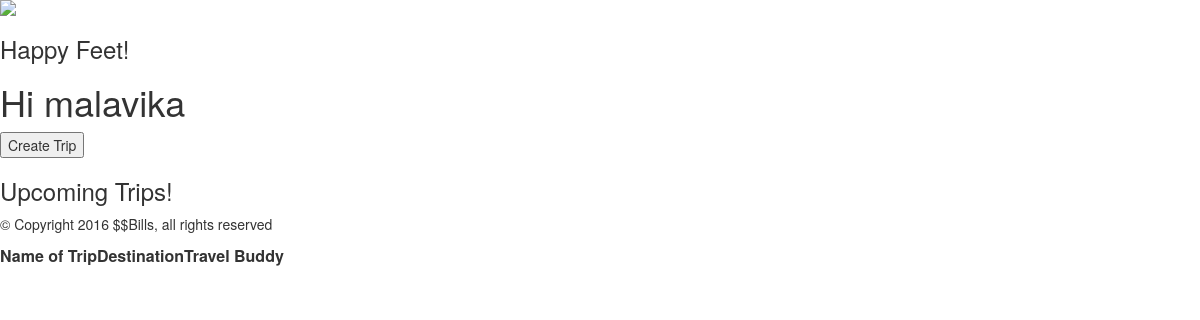
Page / (signed in) on the earlier database version.
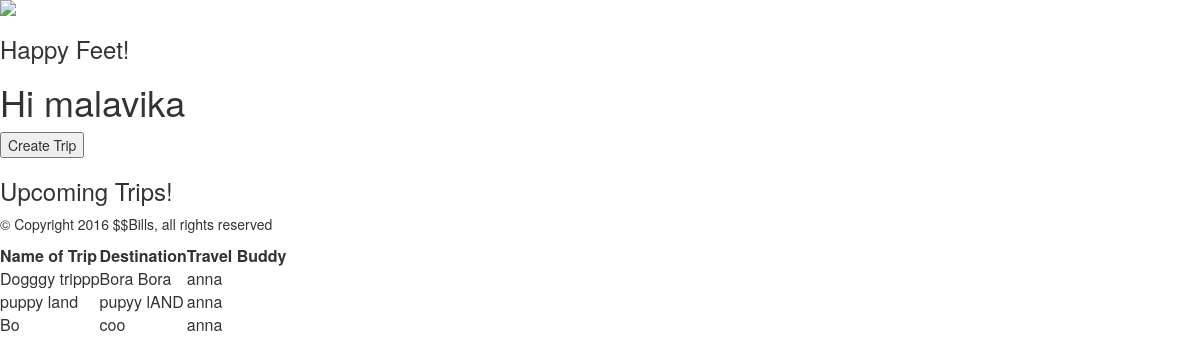
Same page on the later database version.
### tables this page shows
CREATE TABLE trips (
	-- trip_number integer not null,
	trip_name text not null,
	destination text not null,
	username text not null,
	friend text not null,
	foreign key(username) references users(username),
	primary key(trip_name, username)
);

### app/views.py (the view)
@app.route('/')
def index():
    username = ''
    if 'username' in session:
        username = session['username']
        trips = models.get_trips(username)
        return render_template('trips.html', name=username, trips=trips)
    else:
        return redirect('/login')

### app/models.py (called while the page is built)
def get_trips(user): # For a user, return their trips
    with sql.connect("app.db") as con:
        con.row_factory = sql.Row
        cur = con.cursor()
        sql_query = "select *  from trips where username = '" + user + "'"
        print(sql_query)
        result = cur.execute(sql_query).fetchall()
        print(result)
    return result

### app/templates/trips.html (shortened to what this page needs)
{% extends "base.html" %}
{% block content %}
<h1> Hi {{ name }} </h1>
<form action="create_trip_button" id="create_trip_button">
	<input class="action-button" id="create-trip-button" type="submit" value="Create Trip">
</form>
        <h3>Upcoming Trips!</h3>
        <table>
          <thead>
            <tr>
              <th data-field="trip_name">Name of Trip</th>
              <th data-field="destination">Destination</th>
              <th data-field="friend">Travel Buddy</th>
            </tr>
          </thead>
          {% for trip in trips %}
            <tr>
              <td>{{ trip['trip_name'] }}</td>
              <td>{{ trip['destination'] }}</td>
              <td>{{ trip['friend'] }}</td>
            </tr>
          {% endfor %}
{% endblock %}

### app/templates/base.html (shortened to what this page needs)
<html>
  <head>
    <link rel="stylesheet" href="https://maxcdn.bootstrapcdn.com/bootstrap/3.3.7/css/bootstrap.min.css">
    <link rel="stylesheet" href="https://maxcdn.bootstrapcdn.com/bootstrap/3.3.7/css/bootstrap-theme.min.css">
    <link rel="stylesheet" href="{{ url_for('static', filename='main.css')  }}">
  </head>
  <body>
    <header>
      {% block header %}
        <div id="site-title-wrapper">
          <div id="site-icon-wrapper">
            <img src = "http://i.huffpost.com/gen/1359953/thumbs/o-PUPPY-10-900.jpg?1">
          </div>
          <h3 id="site-title">Happy Feet!</h3>
        </div>
      {% endblock %}
    </header>
    <div id="content">{% block content %}{% endblock %}</div>
    <footer>
      <p>&copy; Copyright 2016 $$Bills, all rights reserved</p>
    </footer>
  </body>
</html>

Differences in the rows shown:
added trips: trip_name "Dogggy trippp", destination "Bora Bora", friend "anna"
added trips: trip_name "puppy land", destination "pupyy lAND", friend "anna"
added trips: trip_name "Bo", destination "coo", friend "anna"
